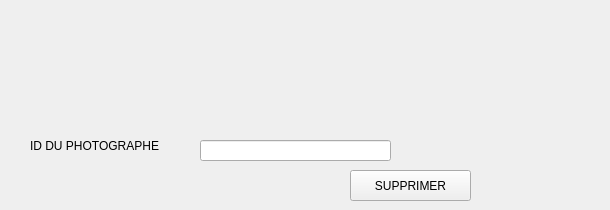
      <widget class="QWidget" name="tab_5">
       <attribute name="title">
        <string>supprimer </string>
       </attribute>
       <widget class="QLineEdit" name="lineEdit_2">
        <property name="geometry">
         <rect>
          <x>200</x>
          <y>140</y>
          <width>191</width>
          <height>21</height>
         </rect>
        </property>
        <property name="focusPolicy">
         <enum>Qt::ClickFocus</enum>
        </property>
       </widget>
       <widget class="QLabel" name="label_6">
        <property name="geometry">
         <rect>
          <x>30</x>
          <y>130</y>
          <width>151</width>
          <height>31</height>
         </rect>
        </property>
        <property name="text">
         <string>ID DU PHOTOGRAPHE</string>
        </property>
       </widget>
       <widget class="QPushButton" name="supprimer_photographe">
        <property name="geometry">
         <rect>
          <x>350</x>
          <y>170</y>
          <width>121</width>
          <height>31</height>
         </rect>
        </property>
        <property name="styleSheet">
         <string notr="true">QPushButton:hover{
	background-color: rgb(255, 0, 255);
}</string>
        </property>
        <property name="text">
         <string>SUPPRIMER</string>
        </property>
       </widget>
       <widget class="QLabel" name="label_4">
        <property name="geometry">
         <rect>
          <x>540</x>
          <y>30</y>
          <width>61</width>
          <height>41</height>
         </rect>
        </property>
        <property name="styleSheet">
         <string notr="true">image: url(:/new/prefix1/image/trash.png);
border-radius:10px;</string>
        </property>
        <property name="text">
         <string/>
        </property>
       </widget>
      </widget>
